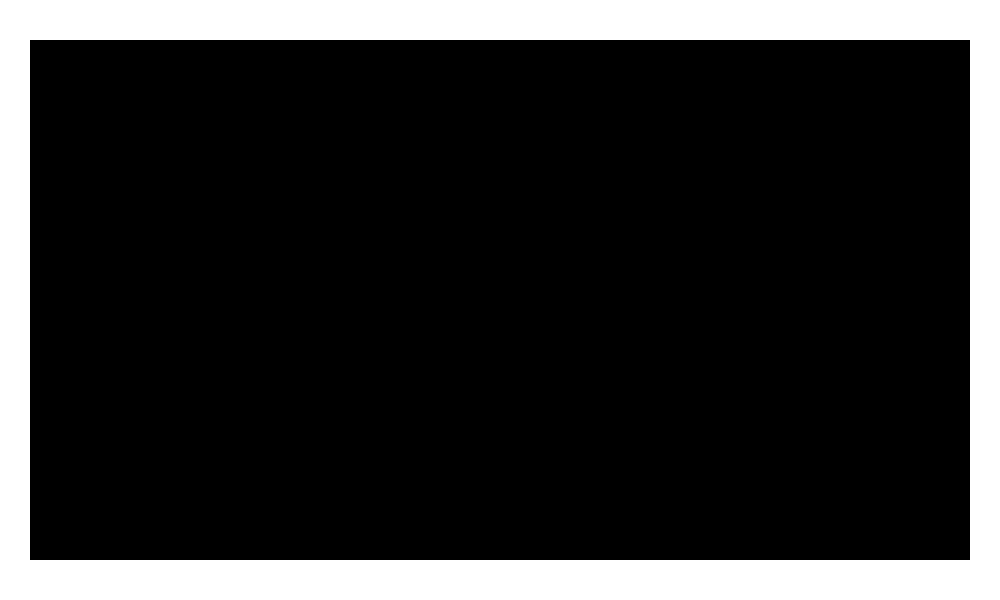

Below is a game level as drawn by its tile map, then a one-line description and the .tmx that defines it (tile-layer data replaced by summaries):
An orthogonal 100x60 tile map with 10x10 px tiles, 1 tile layer (graphics ) and 4 objects.

<map version="1.4" tiledversion="1.4.3" orientation="orthogonal" renderorder="right-down" width="100" height="60" tilewidth="10" tileheight="10" infinite="0" nextlayerid="3" nextobjectid="5">
 <tileset firstgid="1" name="pallet" tilewidth="10" tileheight="10" tilecount="16" columns="4">
  <image source="pallet.png" width="40" height="40" />
 </tileset>
 <layer id="1" name="graphics " width="100" height="60">
  <data>[6000 cells, 1112 non-empty, 1 distinct tile ids]</data>
 </layer>
 <objectgroup id="2" name="ground">
  <object id="1" x="1.13343" y="0" width="996.285" height="37.4032" />
  <object id="2" x="967.95" y="37.4032" width="31.7361" height="561.048" />
  <object id="3" x="1.13343" y="38.5366" width="26.0689" height="559.915" />
  <object id="4" x="29.4692" y="559.915" width="937.347" height="37.4032" />
 </objectgroup>
</map>
